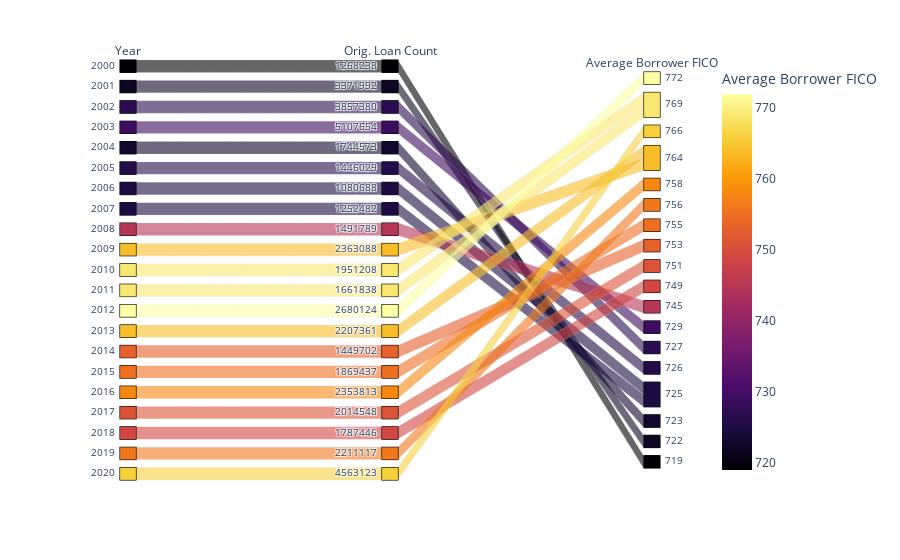

Notebook code cell kept with this figure:
### Code cell
# Parallel Coordinates Plot
px.parallel_categories(
    df13,
    dimensions=["Year", "Orig. Loan Count", "Average Borrower FICO"],
    color="Average Borrower FICO",
    color_continuous_scale=px.colors.sequential.Inferno,
)

### Figure 1 — Plotly figure (JSON) as saved in the notebook; plotly's stock layout.template omitted (floating-point values rounded to 4 significant figures)
{"data": [{"dimensions": [{"label": "Year", "values": [2000, 2001, 2002, 2003, 2004, 2005, 2006, 2007, 2008, 2009, 2010, 2011, 2012, 2013, 2014, 2015, 2016, 2017, 2018, 2019, 2020]}, {"label": "Orig. Loan Count", "values": [1268238, 3371992, 3857380, 5107654, 1744573, 1446029, 1080688, 1252482, 1491789, 2363088, 1951208, 1661838, 2680124, 2207361, 1449702, 1869437, 2353813, 2014548, 1787446, 2211117, 4563123]}, {"categoryarray": [772, 769, 766, 764, 758, 756, 755, 753, 751, 749, 745, 729, 727, 726, 725, 723, 722, 719], "categoryorder": "array", "label": "Average Borrower FICO", "ticktext": [772, 769, 766, 764, 758, 756, 755, 753, 751, 749, 745, 729, 727, 726, 725, 723, 722, 719], "values": [719, 722, 727, 729, 723, 726, 725, 725, 745, 764, 769, 769, 772, 764, 753, 755, 758, 751, 749, 756, 766]}], "domain": {"x": [0, 1], "y": [0, 1]}, "line": {"color": [719, 722, 727, 729, 723, 726, 725, 725, 745, 764, 769, 769, 772, 764, 753, 755, 758, 751, 749, 756, 766], "coloraxis": "coloraxis"}, "name": "", "type": "parcats"}], "layout": {"autosize": true, "coloraxis": {"colorbar": {"title": {"text": "Average Borrower FICO"}}, "colorscale": [[0, "#000004"], [0.1111, "#1b0c41"], [0.2222, "#4a0c6b"], [0.3333, "#781c6d"], [0.4444, "#a52c60"], [0.5556, "#cf4446"], [0.6667, "#ed6925"], [0.7778, "#fb9b06"], [0.8889, "#f7d13d"], [1, "#fcffa4"]]}, "legend": {"tracegroupgap": 0}, "margin": {"t": 60}}}
